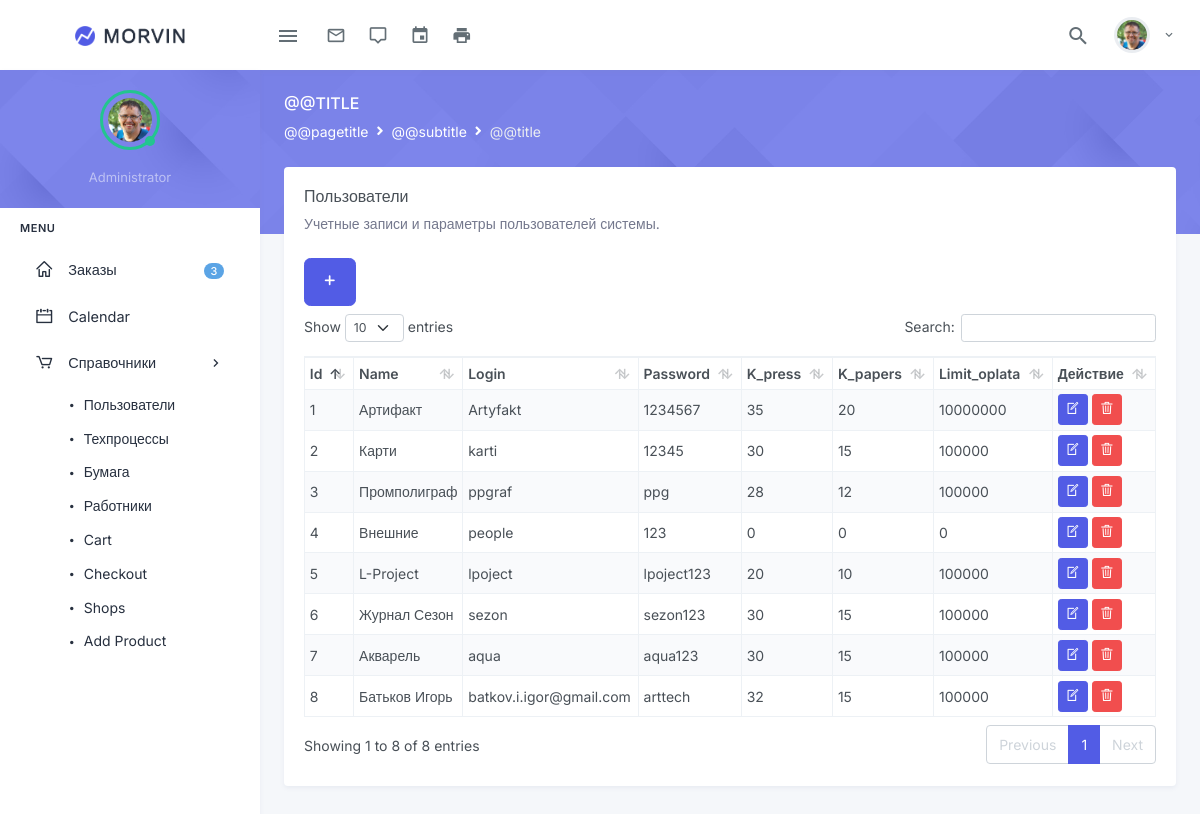
The app's page /1_users.php with its own data.
### tables this page shows
CREATE TABLE `clients_table` (
  `id` int NOT NULL,
  `name` varchar(60) NOT NULL,
  `login` varchar(40) NOT NULL,
  `password` varchar(20) NOT NULL,
  `k_press` int NOT NULL,
  `k_papers` int NOT NULL,
  `limit_oplata` int NOT NULL
);

### 1_users.php (the view, shortened to what this page needs)
<?php
require 'partials/db.php';
$sql = $pdo->prepare("SELECT * FROM clients_table");
$sql->execute();
$result = $sql->fetchAll();
?>
<!DOCTYPE html>
<html lang='ru'>
<head>
    <?php include "partials/head-css.php" ?>
</head>
<body>
    <div id="layout-wrapper">
        <?php include "partials/topbar.php" ?>
        <?php include "partials/sidebar.php" ?>
        <div class="main-content">
            <div class="page-content">
              <?php include "partials/page-title.php" ?>
                <div class="container-fluid">
                    <div class="page-content-wrapper">
                        <div class="row">
                                <div class="col-12">
                                    <div class="card">
                                        <div class="card-body">
                                            <h4 class="header-title">Пользователи</h4>
                                            <p class="card-title-desc">Учетные записи и параметры пользователей системы.</p>
                                            <button class="btn btn-primary btn-lg mb-2" data-toggle="modal" data-target="#Modal"><i class="dripicons-plus"></i></button>
                                            <table id="datatable" class="table table-bordered dt-responsive nowrap table-sm table-striped" style="border-collapse: collapse; border-spacing: 0; width: 100%; vertical-align: middle;">
                                                <thead>
                                                <tr>
                                                    <th>Id</th>
                                                    <th>Name</th>
                                                    <th>Login</th>
                                                    <th>Password</th>
                                                    <th>K_press</th>
                                                    <th>K_papers</th>
                                                    <th>Limit_oplata</th>
                                                    <th>Действие</th>
                                                </tr>
                                                </thead>
                                                <tbody>
                                                <?php foreach ($result as $value) { ?>
                                                <tr>
                                                    <td><?=$value['id'] ?></td>
                                                    <td><?=$value['name'] ?></td>
                                                    <td><?=$value['login'] ?></td>
                                                    <td><?=$value['password'] ?></td>
                                                    <td><?=$value['k_press'] ?></td>
                                                    <td><?=$value['k_papers'] ?></td>
                                                    <td><?=$value['limit_oplata'] ?></td>
                                                    <td>
                                                        <a href="?edit=<?=$value['id'] ?>" class="btn btn-primary btn-sm mb-0"
                                                            data-toggle="modal" data-target="#editModal<?=$value['id'] ?>">
                                                            <i class="dripicons-document-edit"></i></a>
                                                        <a href="?delete=<?=$value['id'] ?>" class="btn btn-danger btn-sm mb-0"
                                                            data-toggle="modal" data-target="#deleteModal<?=$value['id'] ?>">
                                                            <i class="dripicons-trash"></i></a>
                                                    </td>
                                                </tr> <?php } ?>
                                                </tbody>
                                            </table>
                                        </div>
                                    </div>
                                </div>
                        </div>
                    </div>
                </div>
            </div>
        </div>
    </div>
</body>
</html>

### partials/head-css.php
<link href="assets/libs/admin-resources/jquery.vectormap/jquery-jvectormap-1.2.2.css" rel="stylesheet" type="text/css" />
<link href="assets/css/bootstrap.min.css" id="bootstrap-style" rel="stylesheet" type="text/css" />
<link href="assets/css/icons.min.css" rel="stylesheet" type="text/css" />
<link href="assets/css/app.min.css" id="app-style" rel="stylesheet" type="text/css" />
<link href="assets/libs/datatables.net-bs4/css/dataTables.bootstrap4.min.css" rel="stylesheet" type="text/css" />
<link href="assets/libs/datatables.net-buttons-bs4/css/buttons.bootstrap4.min.css" rel="stylesheet" type="text/css" />
<link href="assets/libs/datatables.net-responsive-bs4/css/responsive.bootstrap4.min.css" rel="stylesheet" type="text/css" />

### partials/topbar.php (shortened to what this page needs)
<header id="page-topbar">
    <div class="navbar-header">
        <div class="d-flex">
         <div class="navbar-brand-box">
            <a href="index.php" class="logo logo-dark">
                <span class="logo-lg">
                    <img src="assets/images/logo-dark.png" alt="" height="20">
                </span>
            </a>
        </div>
            <button type="button" class="btn btn-sm px-3 font-size-24 header-item waves-effect" id="vertical-menu-btn">
                <i class="mdi mdi-menu"></i>
            </button>
            <div class="topbar-social-icon me-3 d-none d-md-block">
                <ul class="list-inline title-tooltip m-0">
                    <li class="list-inline-item">
                        <a href="https://e.mail.ru/inbox/?back=1" data-bs-toggle="tooltip" data-placement="top" title="Email">
                         <i class="mdi mdi-email-outline"></i>
                        </a>
                    </li>
                    <li class="list-inline-item">
                        <a href="chat.html" data-bs-toggle="tooltip" data-placement="top" title="Chat">
                         <i class="mdi mdi-tooltip-outline"></i>
                        </a>
                    </li>
                    <li class="list-inline-item">
                        <a href="calendar.html" data-bs-toggle="tooltip" data-placement="top" title="Calendar">
                         <i class="mdi mdi-calendar"></i>
                        </a>
                    </li>
                    <li class="list-inline-item">
                        <a href="pages-invoice.html" data-bs-toggle="tooltip" data-placement="top" title="Printer">
                         <i class="mdi mdi-printer"></i>
                        </a>
                    </li>
                </ul>
            </div>
        </div>
        <div class="d-flex">
            <div class="dropdown d-none d-lg-inline-block">
                <button type="button" class="btn header-item toggle-search noti-icon waves-effect" data-target="#search-wrap">
                    <i class="mdi mdi-magnify"></i>
                </button>
            </div>
            <div class="dropdown d-inline-block">
                <button type="button" class="btn header-item waves-effect" id="page-header-user-dropdown"
                    data-bs-toggle="dropdown" aria-haspopup="true" aria-expanded="false">
                    <img class="rounded-circle header-profile-user" src="assets/images/users/vit.jpg"
                        alt="Header Avatar">
                    <i class="mdi mdi-chevron-down d-none d-xl-inline-block"></i>
                </button>
            </div>
        </div>
    </div>
</header>

### partials/sidebar.php (shortened to what this page needs)
<div class="vertical-menu">
    <div data-simplebar class="h-100" >
        <div class="user-sidebar text-center">
            <div class="dropdown">
                <div class="user-img">
                    <img src="assets/images/users/vit.jpg" alt="" class="rounded-circle">
                    <span class="avatar-online bg-success"></span>
                </div>
                <div class="user-info">
                    <span class="font-size-13 text-white-50">Administrator</span>
                </div>
            </div>
        </div>
        <div id="sidebar-menu">
            <ul class="metismenu list-unstyled" id="side-menu">
                <li class="menu-title">Menu</li>
                <li>
                    <a href="main.php" class="waves-effect">
                        <i class="dripicons-home"></i><span class="badge rounded-pill bg-info float-end">3</span>
                        <span>Заказы</span>
                    </a>
                </li>
                <li>
                    <a href="" class="waves-effect">
                        <i class="dripicons-calendar"></i>
                        <span>Calendar</span>
                    </a>
                </li>
                <li>
                    <a href="javascript: void(0);" class="has-arrow waves-effect">
                        <i class="dripicons-cart"></i>
                        <span>Справочники</span></a>
                    <ul class="sub-menu" aria-expanded="false">
                        <li><a href="1_users.php">Пользователи</a></li>
                        <li><a href="ecommerce-product-detail.php">Техпроцессы</a></li>
                        <li><a href="3_papers.php">Бумага</a></li>
                        <li><a href="4_zakaz.php">Работники</a></li>
                        <li><a href="ecommerce-cart.html">Cart</a></li>
                        <li><a href="ecommerce-checkout.html">Checkout</a></li>
                        <li><a href="ecommerce-shops.html">Shops</a></li>
                        <li><a href="ecommerce-add-product.html">Add Product</a></li>
                    </ul>
                </li>
            </ul>
        </div>
    </div>
</div>

### partials/page-title.php
<div class="page-title-box">
    <div class="container-fluid">
     <div class="row align-items-center">
         <div class="col-sm-6">
             <div class="page-title">
                 <h4>@@title</h4>
                     <ol class="breadcrumb m-0">
                         <li class="breadcrumb-item"><a href="javascript: void(0);">@@pagetitle</a></li>
                         <li class="breadcrumb-item"><a href="javascript: void(0);">@@subtitle</a></li>
                         <li class="breadcrumb-item active">@@title</li>
                     </ol>
             </div>
         </div>
     </div>
    </div>
 </div>

### records on screen
clients_table: id "1", name "Артифакт", login "Artyfakt", password "1234567", k_press "35", k_papers "20", limit_oplata "10000000"
clients_table: id "2", name "Карти", login "karti", password "12345", k_press "30", k_papers "15", limit_oplata "100000"
clients_table: id "3", name "Промполиграф", login "ppgraf", password "ppg", k_press "28", k_papers "12", limit_oplata "100000"
clients_table: id "4", name "Внешние", login "people", password "123", k_press "0", k_papers "0", limit_oplata "0"
clients_table: id "5", name "L-Project", login "lpoject", password "lpoject123", k_press "20", k_papers "10", limit_oplata "100000"
clients_table: id "6", name "Журнал Сезон", login "sezon", password "sezon123", k_press "30", k_papers "15", limit_oplata "100000"
clients_table: id "7", name "Акварель", login "aqua", password "aqua123", k_press "30", k_papers "15", limit_oplata "100000"
clients_table: id "8", name "Батьков Игорь", login "batkov.i.igor@gmail.com", password "arttech", k_press "32", k_papers "15", limit_oplata "100000"
